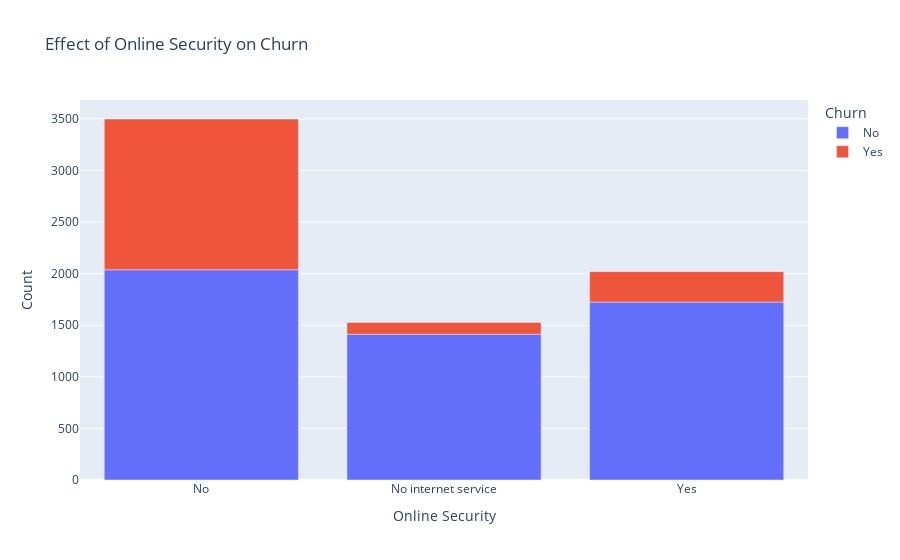

Notebook source saved alongside this figure:
### Markdown cell above
Fiber optic internet service results in much more churn than DSL.

### Code cell
temp = telco_data.groupby(['OnlineSecurity', 'Churn']).count()['customerID'].reset_index()
fig = px.bar(temp, x='OnlineSecurity', y='customerID', color='Churn'
            , labels={
                     'Churn': 'Churn',
                     'customerID': 'Count',
                     'OnlineSecurity': 'Online Security'
            }
            , title='Effect of Online Security on Churn')
iplot(fig)

### Figure 1 — Plotly figure (JSON) as saved in the notebook; plotly's stock layout.template omitted (floating-point values rounded to 4 significant figures)
{"data": [{"alignmentgroup": "True", "hovertemplate": "Churn=No<br>Online Security=%{x}<br>Count=%{y}<extra></extra>", "legendgroup": "No", "marker": {"color": "#636efa", "pattern": {"shape": ""}}, "name": "No", "offsetgroup": "No", "orientation": "v", "showlegend": true, "textposition": "auto", "type": "bar", "x": ["No", "No internet service", "Yes"], "xaxis": "x", "y": [2037, 1413, 1724], "yaxis": "y"}, {"alignmentgroup": "True", "hovertemplate": "Churn=Yes<br>Online Security=%{x}<br>Count=%{y}<extra></extra>", "legendgroup": "Yes", "marker": {"color": "#EF553B", "pattern": {"shape": ""}}, "name": "Yes", "offsetgroup": "Yes", "orientation": "v", "showlegend": true, "textposition": "auto", "type": "bar", "x": ["No", "No internet service", "Yes"], "xaxis": "x", "y": [1461, 113, 295], "yaxis": "y"}], "layout": {"barmode": "relative", "legend": {"title": {"text": "Churn"}, "tracegroupgap": 0}, "title": {"text": "Effect of Online Security on Churn"}, "xaxis": {"anchor": "y", "domain": [0, 1], "title": {"text": "Online Security"}}, "yaxis": {"anchor": "x", "domain": [0, 1], "title": {"text": "Count"}}}}
